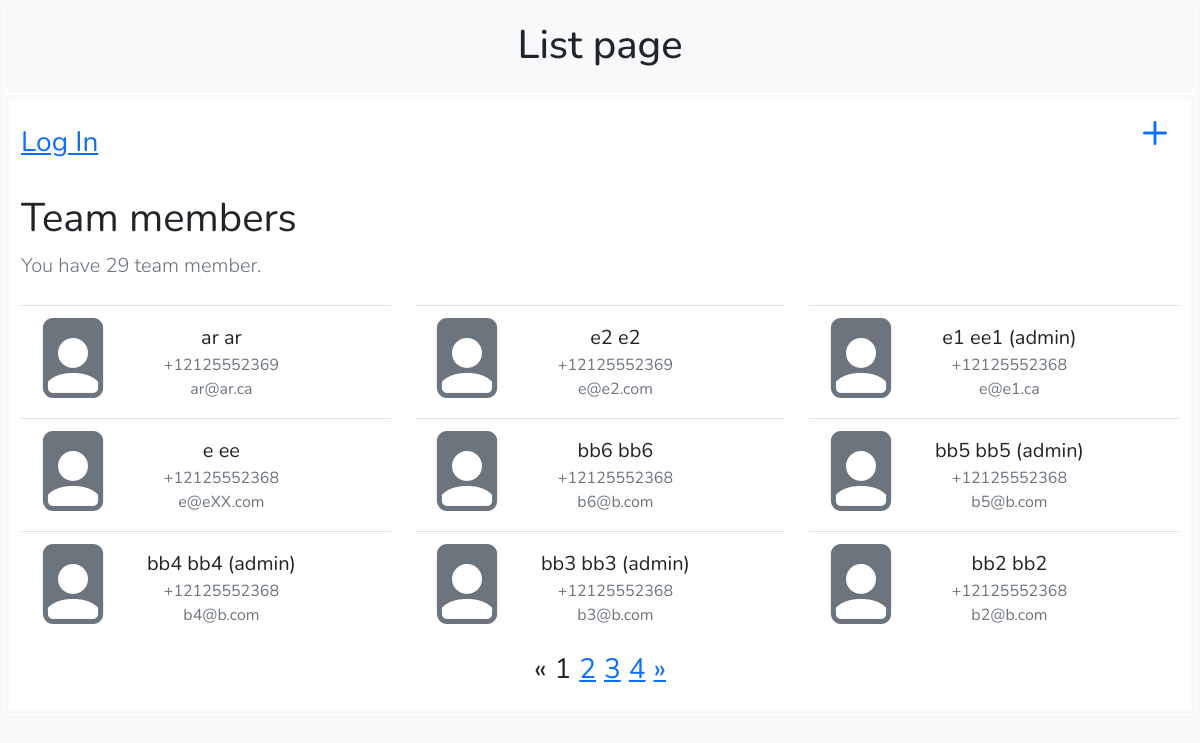
The app's page /, older data.
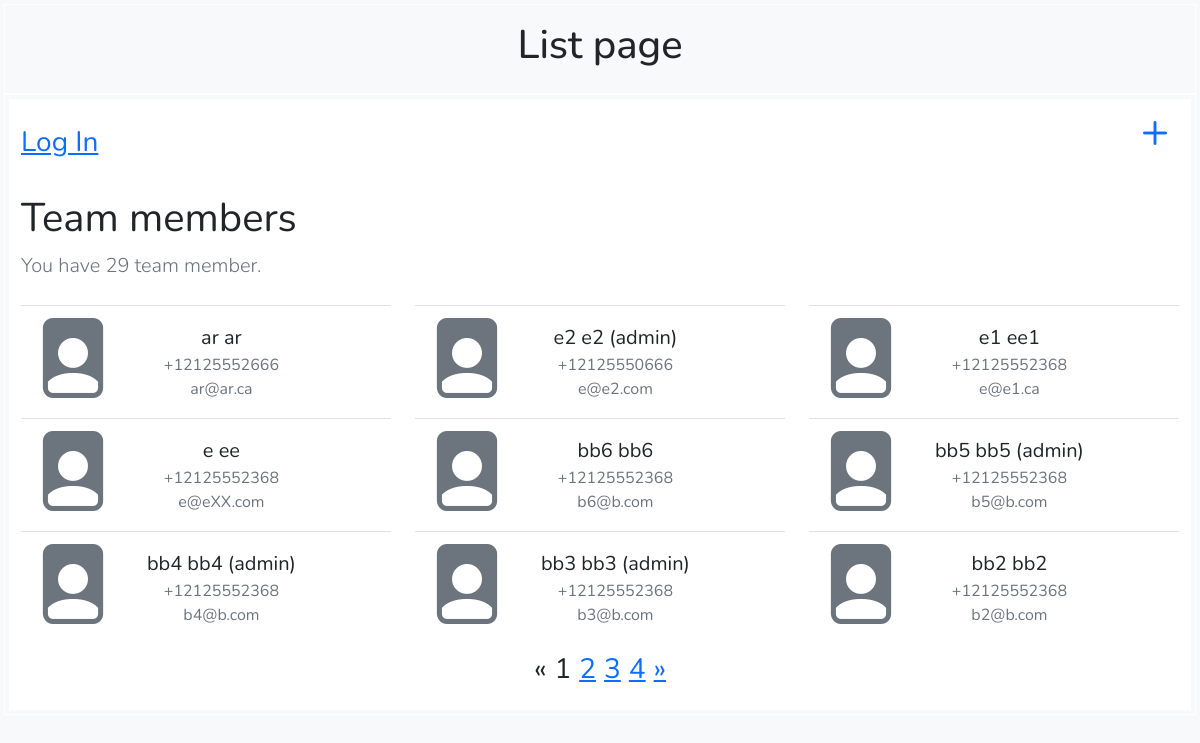
The same page, newer data.
### users/models.py (models this page shows, shortened)
class CustomUser(AbstractBaseUser, PermissionsMixin):
    email = models.EmailField("Email address", unique=True)
    first_name = models.CharField("First name", max_length=150)
    last_name = models.CharField("Last name", max_length=150)
    phone_number = PhoneNumberField("Phone number", null=False, blank=False)
    ADMIN = "Admin"
    REGULAR = "Regular"
    TEAM_ROLES = [
        (ADMIN, "Can delete members"),
        (REGULAR, "Can't delete members"),
        ]
    team_role = models.CharField("Team Role",
        max_length=max([len(i[0]) for i in TEAM_ROLES]),
        choices=TEAM_ROLES,
        default=REGULAR,
    )
    is_staff = models.BooleanField(default=False)
    is_active = models.BooleanField(default=True)
    date_joined = models.DateTimeField(default=timezone.now)
    USERNAME_FIELD = "email"
    REQUIRED_FIELDS = [ ]
    objects = CustomUserManager()

### users/views.py (the view)
# urls.py: path('', views.IndexView.as_view(), name='index'),
class IndexView(generic.ListView):
    model = CustomUser
    context_object_name = 'user_list'
    template_name = 'users/index.html'
    queryset = CustomUser.objects.filter(is_active=True, is_staff=False).order_by('-date_joined').values('id', 'first_name', 'last_name', 'team_role', 'email', 'phone_number')
    paginate_by = 9

### users/templates/users/index.html (shortened to what this page needs)
{% extends 'base.html' %}
{% block header %}List page{% endblock %}
{% block body %}
<div class="container bg-white">
    <div class="row align-items-center">
        <div class="col-10 text-start">
            {% if user.is_authenticated %}
            <p class="fs-6 m-auto" >Hello <b>{{ user.first_name }}</b> you can <a href="{% url 'logout' %}">Log Out</a> here.
            {% else %}
            <a href="{% url 'login' %}" class="fs-3">Log In</a>
            {% endif %}
        </div>
        <div class="col-2 text-end">
            <a href="{% url 'users:add' %}" class="text-decoration-none text-primary display-5">
                <i class="bi bi-plus"></i>
            </a>
        </div>
    </div>
    {% if user_list %}
    {% with pre_text="You have " total=page_obj.paginator.count|stringformat:"s" post_text=" team member" pluralize_text=total|pluralize|add:"." %}
        {% include "base_header.html" with title="Team members" description=pre_text|add:total|add:post_text|add:pluralize_text %}
    {% endwith %}
    <div class="row">
        {% for user in user_list %}
        <a href="{% url 'users:edit' user.id %}" class="col-lg-4 col-md-6 col-12 text-decoration-none">
            <div class="container border-top">
                <div class="row align-items-center text-center my-2">
                    <div class="col-1">
                        <span class="text-muted display-1">
                            <i class="bi-lg bi-file-person-fill"></i>
                        </span>
                    </div>
                    <div class="col-11">
                        <div class="container">
                            <div class="row">
                                <div class="col-12 text fs-5 text-dark">
                                    <span>
                                        {{ user.first_name }} {{ user.last_name }} {% if user.team_role == "Admin" %}({{ user.team_role|lower }}){% endif %}
                                    </span>
                                </div>
                                <div class="col-12 text fs-6 text-muted">
                                    <span>
                                        {{ user.phone_number }}
                                    </span>
                                </div>
                                <div class="col-12 fs-6 text text-muted">
                                    <span>{{ user.email }}</span>
                                </div>
                            </div>
                        </div>
                    </div>
                </div>
            </div>
        </a>
        {% endfor %}
    </div>
    {% if is_paginated %}
    <div class="row">
        <div class="col-12">
            <ul class="pagination d-flex justify-content-center fs-3">
                {% if page_obj.has_previous %}
                  <li class="p-1"><a href="?page={{ page_obj.previous_page_number }}">&laquo;</a></li>
                {% else %}
                  <li class="p-1 disabled"><span>&laquo;</span></li>
                {% endif %}
                {% for i in paginator.page_range %}
                  {% if page_obj.number == i %}
                    <li class="p-1 active"><span>{{ i }} </span></li>
                  {% else %}
                    <li class="p-1"><a href="?page={{ i }}">{{ i }}</a></li>
                  {% endif %}
                {% endfor %}
                {% if page_obj.has_next %}
                  <li class="p-1"><a href="?page={{ page_obj.next_page_number }}">&raquo;</a></li>
                {% else %}
                  <li class="p-1 disabled"><span>&raquo;</span></li>
                {% endif %}
            </ul>
        </div>
    </div>
    {% endif %}
    {% else %}
    <div class="row">
        <div class="col-12">
            <p>No users are available.</p>
        </div>
    </div>
    {% endif %}
</div>
{% endblock %}

### templates/base.html (shortened to what this page needs)
<!DOCTYPE html>
<html lang="en" style="height:100%;">
    <head>
        <link href="https://cdn.jsdelivr.net/npm/bootstrap@5.2.3/dist/css/bootstrap.min.css" rel="stylesheet">
        <link rel="stylesheet" href="https://cdn.jsdelivr.net/npm/bootstrap-icons@1.10.3/font/bootstrap-icons.css">
    </head>
    <body class="bg-white text-dark" style="position:absolute;top:0;left:0;display:block;margin:0;padding:0;width:100%;height:100%;overflow:hidden auto">
        <div class="bg-light container-fluid min-vh-100 d-flex flex-column py-1 px-3">
            <div class="row border border-white p-3 text-center">
                <a href="/" class="text-decoration-none text-dark"><h1>{% block header %}{% endblock %}</h1></a>
            </div>
            <div class="row border border-white p-1">
                {% block body %}
                {% endblock %}
            </div>
        </div>
    </body>
</html>

### templates/base_header.html
<div class="row bg-white my-2">
    <div class="col-12 text-start">
        <span class="display-6"><b>{{ title }}</b><span/>
    </div>
    <div class="col-12 text-start">
        <p class="lead text-muted">{{ description }}</p>
    </div>
</div>

### templates/base.html (style rules this page uses)
body { font-family: 'Nunito'; font-size: 48px; }

Row changes from the older to the newer data that the page shows:
changed CustomUser "ar": phone_number "+12125552369" → "+12125552666"
changed CustomUser "e@e2.com": team_role (not shown) → "admin"; phone_number "+12125552369" → "+12125550666"
changed CustomUser "ee1": team_role "admin" → (not shown)
